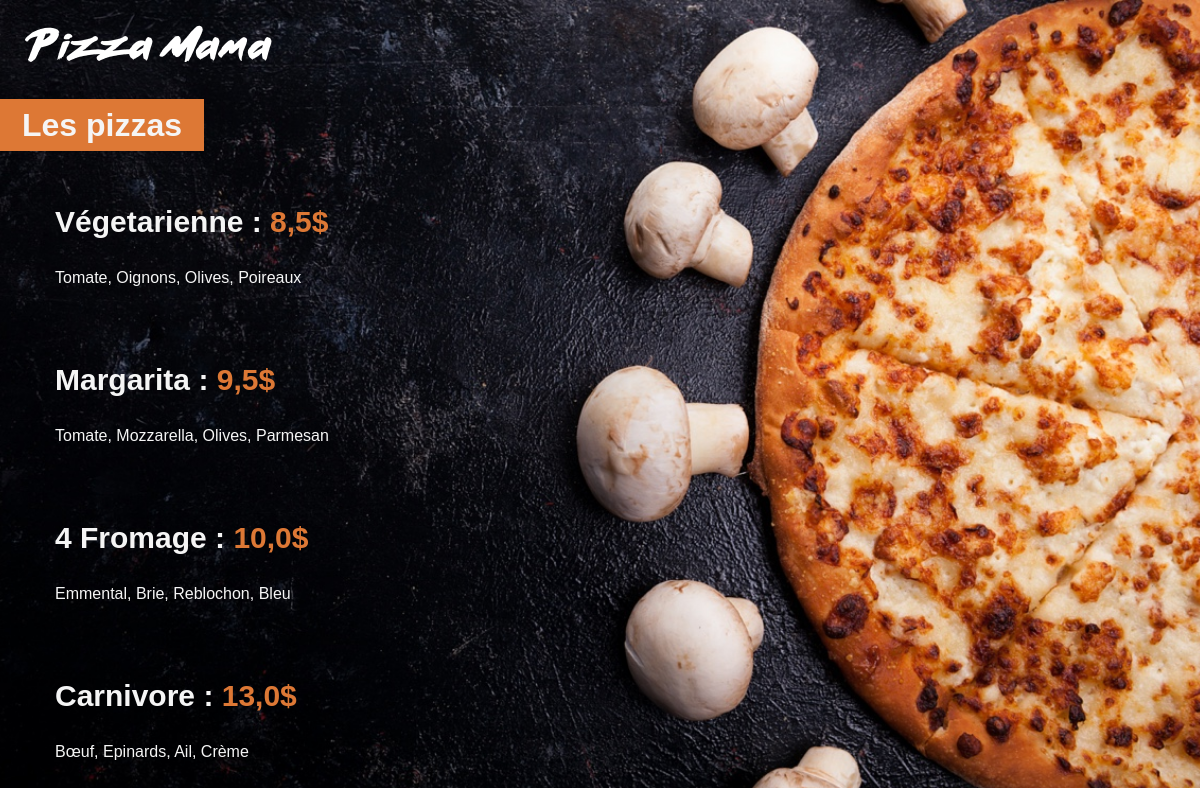
The app's page /menu/ with its own data.
### menu/models.py (models this page shows, shortened)
class Pizza(models.Model):
    nom = models.CharField(max_length=200)
    ingredients = models.CharField(max_length=400)
    prix = models.FloatField(default=0)
    vegetarienne = models.BooleanField(default=False)

### menu/views.py (the view)
# urls.py: path('', views.index, name="index"),
def index(request):
    pizzas = Pizza.objects.all().order_by('prix')
    pizzas_names_and_price = [pizza.nom + " : " + str(pizza.prix) + "$" for pizza in pizzas]
    pizzas_names_str = ", ".join(pizzas_names_and_price)
    return render(request, 'menu/index.html',{'pizzas': pizzas })

### menu/templates/menu/index.html (shortened to what this page needs)
{% load static %}
<html lang="fr">
<head>
    <link rel="stylesheet" href="{% static 'menu/style.css' %}">
</head>
<body>
    <img id="small_logo" src="{% static 'menu/images/small_logo.png' %}" alt="Logo">
    <div class="menu_title">
        <h1>Les pizzas</h1>
    </div>
    <ul>
        {% for pizza in pizzas  %}
        <div class="pizza">
             <p class="pizza_name"> {{pizza.nom}} : <span class="pizza_price"> {{pizza.prix}}$ </span> </p>
             <p class="pizza_ingredient">{{pizza.ingredients}}</p>
        </div>
        {% endfor %}
    </ul>
</body>
</html>

### menu/static/menu/style.css (style rules this page uses)
h1 { background-color: #DD7835; display: inline; padding: 8px 22px; }
.menu_title { margin-top: 45px; }
body { background: url(images/menu_background.jpg) no-repeat center center fixed; -webkit-background-size: cover; -moz-background-size: cover; -o-background-size: cover; background-size: cover; color: whitesmoke; margin: 0; font-family: Arial, Helvetica, sans-serif; }
#small_logo { margin-top: 25px; margin-left: 25px ; }
.pizza { padding: 15px; }
.pizza_name { font-weight: bold; font-size: 30px; }
.pizza_price { color: #DD7835; }

### records on screen
Pizza: nom "Végetarienne", prix "8,5", ingredients "Tomate, Oignons, Olives, Poireaux"
Pizza: nom "Margarita", prix "9,5", ingredients "Tomate, Mozzarella, Olives, Parmesan"
Pizza: nom "4 Fromage", prix "10,0", ingredients "Emmental, Brie, Reblochon, Bleu"
Pizza: nom "Carnivore", prix "13,0", ingredients "Bœuf, Epinards, Ail, Crème"
